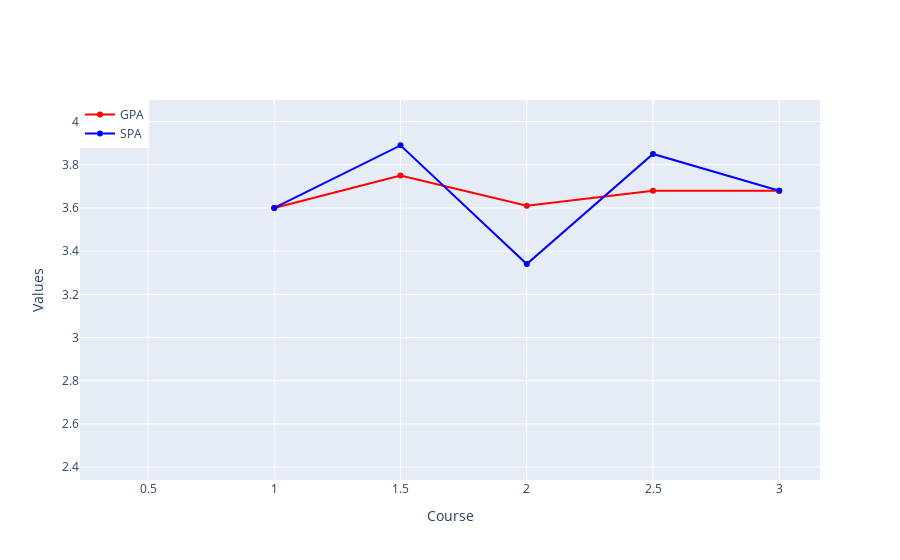

Source (notebook cell):
### Code cell
import plotly.graph_objects as go
import numpy as np

if df_soup["SA"].iloc[-1] == 0:
    df_soup = df_soup.iloc[:-1]

x = 1 + 0.5 * df_soup.index

fig = go.Figure()

fig.add_trace(
    go.Scatter(
        x=x,
        y=df_soup["GPA"],
        mode="lines+markers",
        name="GPA",
        marker=dict(color="red"),
    )
)
fig.add_trace(
    go.Scatter(
        x=x,
        y=df_soup["SPA"],
        mode="lines+markers",
        name="SPA",
        marker=dict(color="blue"),
    )
)

fig.update_layout(
    xaxis=dict(title="Course"),
    yaxis=dict(title="Values", range=[df_soup[["GPA", "SPA"]].min().min() - 1, 4.1]),
    legend=dict(x=0, y=1, traceorder="normal"),
)

# Add text annotation for overall mean GPA
mean_gpa = df_soup["GPA"].mean()
fig.add_annotation(
    x=0.5,
    y=0.98,
    text=f"Overall Mean GPA: {mean_gpa:.2f}",
    showarrow=False,
    font=dict(color="red", size=12),
    xanchor="center",
    yanchor="top",
)

fig.show()

### Figure 1 — Plotly figure (JSON) as saved in the notebook; plotly's stock layout.template omitted (floating-point values rounded to 4 significant figures)
{"data": [{"marker": {"color": "red"}, "mode": "lines+markers", "name": "GPA", "type": "scatter", "x": [1, 1.5, 2, 2.5, 3], "y": [3.6, 3.75, 3.61, 3.68, 3.68]}, {"marker": {"color": "blue"}, "mode": "lines+markers", "name": "SPA", "type": "scatter", "x": [1, 1.5, 2, 2.5, 3], "y": [3.6, 3.89, 3.34, 3.85, 3.68]}], "layout": {"annotations": [{"font": {"color": "red", "size": 12}, "showarrow": false, "text": "Overall Mean GPA: 3.66", "x": 0.5, "xanchor": "center", "y": 0.98, "yanchor": "top"}], "legend": {"traceorder": "normal", "x": 0, "y": 1}, "xaxis": {"title": {"text": "Course"}}, "yaxis": {"range": [2.34, 4.1], "title": {"text": "Values"}}}}
